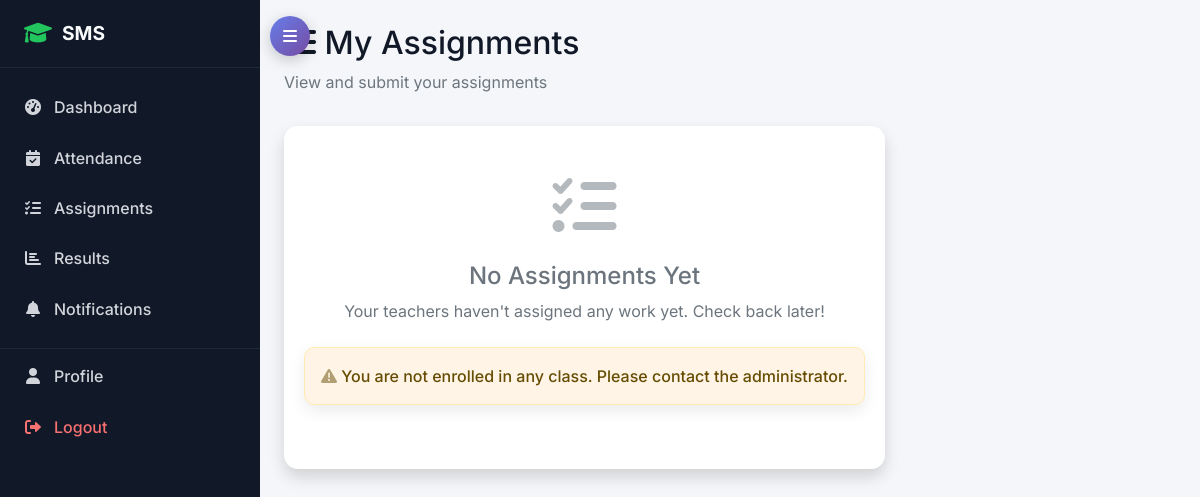
/academic/assignments/student/ (signed in), run on an earlier commit of the app's database.
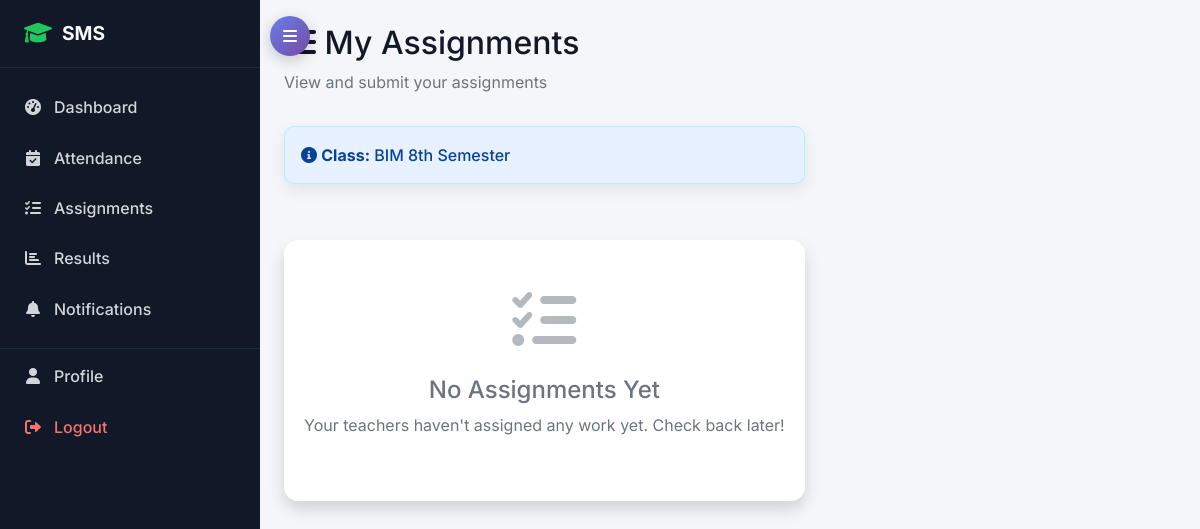
And on a later commit of the database.
### academic/models.py (models this page shows, shortened)
class StudentEnrollment(models.Model):
    student = models.ForeignKey(StudentProfile, on_delete=models.CASCADE)
    class_enrolled = models.ForeignKey(Class, on_delete=models.CASCADE)
    enrollment_date = models.DateField(auto_now_add=True)
    is_active = models.BooleanField(default=True)
    class Meta:
        unique_together = ['student', 'class_enrolled']

class Class(models.Model):
    name = models.CharField(max_length=50)
    course = models.ForeignKey(Course, on_delete=models.CASCADE)
    year = models.PositiveIntegerField()  # 1st year, 2nd year, etc.
    semester = models.PositiveIntegerField()
    section = models.CharField(max_length=10)
    academic_year = models.ForeignKey(AcademicYear, on_delete=models.CASCADE)
    class_teacher = models.ForeignKey(TeacherProfile, on_delete=models.SET_NULL, null=True, blank=True, related_name='class_teacher_for')
    class Meta:
        unique_together = ['course', 'year', 'semester', 'section', 'academic_year']

### academic/views.py (the view, shortened to what this page needs)
# urls.py: path('assignments/student/', views.student_assignments, name='student_assignments'),
@login_required
def student_assignments(request):
    if request.user.user_type != 'student':
        messages.error(request, 'Access denied.')
        return redirect('accounts:dashboard')
    try:
        enrollment = request.user.student_profile.get_current_enrollment()
        if enrollment:
            assignments = Assignment.objects.filter(
                class_assigned=enrollment.class_enrolled,
                is_active=True
            ).select_related('subject', 'teacher__user').order_by('-assigned_date')
        else:
            assignments = Assignment.objects.none()
        assignment_data = []
        submitted_count = 0
        pending_count = 0
        overdue_count = 0
        context = {
            'assignment_data': assignment_data,
            'enrollment': enrollment,
            'submitted_count': submitted_count,
            'pending_count': pending_count,
            'overdue_count': overdue_count
        }
    except StudentEnrollment.DoesNotExist:
        messages.error(request, 'You are not enrolled in any class.')
        context = {'assignment_data': []}
    return render(request, 'academic/student_assignments.html', context)

### accounts/models.py (called while the page is built)
    def get_current_enrollment(self):
        from academic.models import StudentEnrollment, AcademicYear
        current_academic_year = AcademicYear.objects.filter(is_current=True).first()
        if current_academic_year:
            enrollment = StudentEnrollment.objects.filter(
                student=self,
                is_active=True,
                class_enrolled__academic_year=current_academic_year
            ).first()
            if enrollment:
                return enrollment
        return StudentEnrollment.objects.filter(
            student=self,
            is_active=True
        ).order_by('-enrollment_date').first()

### templates/academic/student_assignments.html (shortened to what the changed rows need)
{% extends 'base.html' %}
{% block content %}
<div class="row">
    <div class="col-12">
        <h2><i class="fas fa-tasks"></i> My Assignments</h2>
    </div>
</div>
{% if enrollment %}
<div class="row mb-4">
    <div class="col-12">
        <div class="alert alert-info">
            <i class="fas fa-info-circle"></i>
            <strong>Class:</strong> {{ enrollment.class_enrolled.name }}
        </div>
    </div>
</div>
{% endif %}
<div class="row">
    <div class="col-12">
        {% if assignment_data %}
            {% for item in assignment_data %}
            <div class="card shadow mb-4">
                <div class="card-header d-flex justify-content-between align-items-center">
                    <div>
                        <h6 class="m-0">
                            <i class="fas fa-book"></i> {{ item.assignment.subject.name }}
                        </h6>
                        <small class="text-muted">{{ item.assignment.teacher.user.get_full_name|default:item.assignment.teacher.user.username }}</small>
                    </div>
                    <div>
                        {% if item.submission %}
                            {% if item.submission.marks_obtained %}
                                <span class="badge bg-success">Graded: {{ item.submission.marks_obtained }}/{{ item.assignment.max_marks }}</span>
                            {% else %}
                                <span class="badge bg-info">Submitted</span>
                            {% endif %}
                        {% elif item.is_overdue %}
                            <span class="badge bg-danger">Overdue</span>
                        {% else %}
                            <span class="badge bg-warning">Pending</span>
                        {% endif %}
                    </div>
                </div>
                <div class="card-body">
                    <h5 class="card-title">{{ item.assignment.title }}</h5>
                    <p class="card-text">{{ item.assignment.description }}</p>
                    <div class="row">
                        <div class="col-md-6">
                            <small class="text-muted">
                                <i class="fas fa-calendar-plus"></i>
                                <strong>Assigned:</strong> {{ item.assignment.assigned_date|date:"M d, Y g:i A" }}
                            </small>
                        </div>
                        <div class="col-md-6">
                            <small class="{% if item.is_overdue %}text-danger{% else %}text-info{% endif %}">
                                <i class="fas fa-calendar-times"></i>
                                <strong>Due:</strong> {{ item.assignment.due_date|date:"M d, Y g:i A" }}
                            </small>
                        </div>
                    </div>
                    {% if item.assignment.instructions %}
                    <div class="mt-3">
                        <h6>Instructions:</h6>
                        <p class="text-muted">{{ item.assignment.instructions }}</p>
                    </div>
                    {% endif %}
                    {% if item.assignment.attachment %}
                    <div class="mt-3">
                        <a href="{{ item.assignment.attachment.url }}" class="btn btn-outline-primary btn-sm" target="_blank">
                            <i class="fas fa-download"></i> Download Assignment File
                        </a>
                    </div>
                    {% endif %}
                    {% if item.submission %}
                    <div class="mt-3">
                        <div class="alert alert-success">
                            <h6><i class="fas fa-check-circle"></i> Submission Details</h6>
                            <p><strong>Submitted on:</strong> {{ item.submission.submitted_at|date:"M d, Y g:i A" }}</p>
                            {% if item.submission.is_late %}
                                <p class="text-warning"><i class="fas fa-exclamation-triangle"></i> This submission was late</p>
                            {% endif %}
                            {% if item.submission.attachment %}
                                <p><strong>File:</strong> <a href="{{ item.submission.attachment.url }}" target="_blank">{{ item.submission.attachment.name }}</a></p>
                            {% endif %}
                            {% if item.submission.submission_text %}
                                <p><strong>Text:</strong> {{ item.submission.submission_text|truncatewords:20 }}</p>
                            {% endif %}
                            {% if item.submission.marks_obtained %}
                                <p><strong>Grade:</strong> {{ item.submission.marks_obtained }}/{{ item.assignment.max_marks }}</p>
                            {% endif %}
                            {% if item.submission.feedback %}
                                <p><strong>Feedback:</strong> {{ item.submission.feedback }}</p>
                            {% endif %}
                        </div>
                    </div>
                    {% endif %}
                    <div class="mt-3">
                        {% if item.submission %}
                            <a href="{% url 'academic:submit_assignment' item.assignment.id %}" class="btn btn-warning btn-sm">
                                <i class="fas fa-edit"></i> Resubmit Assignment
                            </a>
                        {% else %}
                            <a href="{% url 'academic:submit_assignment' item.assignment.id %}" class="btn btn-primary btn-sm">
                                <i class="fas fa-upload"></i> Submit Assignment
                            </a>
                        {% endif %}
                        <span class="ms-2">
                            <small class="text-muted">
                                <i class="fas fa-star"></i> Max Marks: {{ item.assignment.max_marks }}
                            </small>
                        </span>
                    </div>
                </div>
            </div>
            {% endfor %}
        {% else %}
            <div class="card shadow">
                <div class="card-body text-center py-5">
                    <i class="fas fa-tasks fa-4x text-muted mb-4"></i>
                    <h4 class="text-muted">No Assignments Yet</h4>
                    <p class="text-muted">Your teachers haven't assigned any work yet. Check back later!</p>
                    {% if not enrollment %}
                        <div class="alert alert-warning mt-4">
                            <i class="fas fa-exclamation-triangle"></i>
                            You are not enrolled in any class. Please contact the administrator.
                        </div>
                    {% endif %}
                </div>
            </div>
        {% endif %}
    </div>
</div>
{% endblock %}

What changed in the data, as far as the page shows it:
added StudentEnrollment: class_enrolled.name "BIM 8th Semester"
Also different on the page:
text no longer shown: "You are not enrolled in any class. Please contact the administrator."
text now shown: "Class:"
